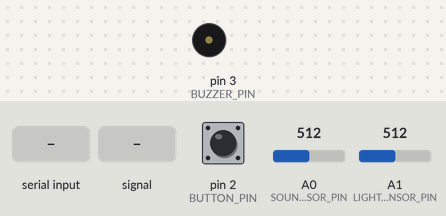
This sketch was run on a simulated Arduino Uno, built with avr-gcc and run on an emulated ATmega328P. Parts: buzzer (waves = sounding). The test bench sets the inputs (shaded band); at power-on: A1 (LIGHT_SENSOR_PIN) = 512, pin 2 (BUTTON_PIN) LOW, A0 (SOUND_SENSOR_PIN) = 512. What the sketch prints to the serial monitor is not drawn.

Above: at 1.2 s.
1.3 s: "BUZZER 90 45\n" received over Serial
2.8 s: A0 (SOUND_SENSOR_PIN) fed a 200 Hz sine of ±255 counts around its level
4.8 s: A1 (LIGHT_SENSOR_PIN) set to 0
6.3 s: pin 2 (BUTTON_PIN) pulled HIGH for 0.15 s
Timing chart, 0 to 8.9 s (numbered marks = the images above; inputs shaded):
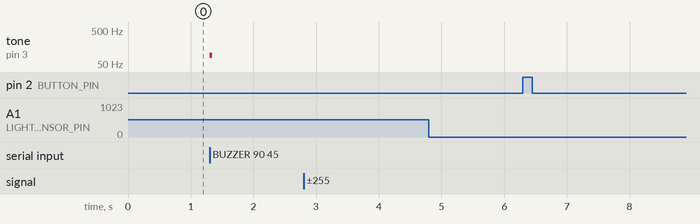

Measured:
- after the input at 1.3 s, tone on pin 3 (BUZZER_PIN): silent → 90 Hz at once, → silent 0.05 s later
- after the input at 2.8 s, every drawn part: stays the same
- after the input at 4.8 s, every drawn part: stays the same
- after the input at 6.3 s, every drawn part: stays the same

The sketch:

focusbird.ino
```cpp
/*
 * FocusBird Arduino firmware
 *
 * Reads Grove components and exchanges newline messages with the game over
 * USB serial at 115200 baud:
 *   Arduino -> game: BTN, SOUND, LIGHT, and SENSORS <soundPeak> <light> <soundCutoff> <lightCutoff>
 *   Game -> Arduino: BUZZER <frequencyHz> <durationMs>
 *
 * Pins and thresholds are collected below so the sketch can be adjusted to the
 * exact Grove board and room.
 */

// ---------------------------- Hardware configuration -------------------------

const uint8_t BUTTON_PIN = 2; // Grove button; its onboard pull-down makes a press read HIGH.
const uint8_t BUZZER_PIN = 3; // Grove buzzer, driven with tone().
const uint8_t SOUND_SENSOR_PIN = A0; // Grove sound sensor (analog).
const uint8_t LIGHT_SENSOR_PIN = A1; // Grove light sensor (analog).

const int ANALOG_MAX_VALUE = 1023; // 10-bit ADC on Uno-compatible boards (UNO R4 too, by default).

// Sound. The Grove sound sensor outputs the sound *wave*, which swings up and
// down hundreds of times a second, so a single reading is mostly luck. Instead
// the sensor is read on every loop pass and the loudest reading in each short
// window is used: a yell reliably produces high peaks in every window.
const int SOUND_RAW_THRESHOLD = 700; // A window is "loud" when its peak reading is above this.
const unsigned long SOUND_WINDOW_MS = 20; // Window length; covers at least two cycles of any voice.
const unsigned int SOUND_CONFIRM_WINDOWS = 2; // Loud windows in a row needed (40 ms), so a click is ignored.
const unsigned long SOUND_REARM_MS = 500; // After a SOUND, the next can fire this much later, even mid-yell.
const unsigned long BUZZER_ECHO_MS = 100; // Ignore sound while the buzzer plays plus this long after it.

// Light.
const int LIGHT_RAW_THRESHOLD = ANALOG_MAX_VALUE / 10; // LIGHT fires at or below 10% of full scale (covered).
const int LIGHT_RAW_RELEASE_THRESHOLD = ANALOG_MAX_VALUE * 12 / 100; // Rearm above 12% (hysteresis gap stops chatter).
const unsigned int LIGHT_CONFIRM_SAMPLES = 3; // Dark samples in a row needed, so one ADC spike is ignored.
const unsigned long LIGHT_SAMPLE_INTERVAL_MS = 5; // Light sampling period.

const unsigned long BUTTON_DEBOUNCE_MS = 35; // Ignore button contact bounce shorter than this.
const unsigned long SENSOR_REPORT_INTERVAL_MS = 500; // How often the SENSORS diagnostic line is printed.

// ------------------------------- Runtime state -------------------------------

bool stableButtonPressed = false; // Debounced button state.
bool lastRawButtonPressed = false; // Last raw reading, to detect changes.
unsigned long buttonChangedAt = 0; // When the raw reading last changed.

unsigned long soundWindowStartedAt = 0; // When the current sound window began.
int soundWindowPeak = 0; // Loudest reading in the current window.
unsigned int loudWindows = 0; // Loud windows in a row so far.
bool soundArmed = true; // False for SOUND_REARM_MS after each SOUND.
unsigned long lastSoundEventAt = 0; // When SOUND was last sent.
unsigned long toneStartedAt = 0; // When the buzzer last started a tone.
unsigned long toneIgnoreMs = 0; // How long after toneStartedAt to ignore the microphone.

unsigned long lastLightSampleAt = 0; // When the light sensor was last read.
int lastLightReading = 0; // Most recent light reading (for the SENSORS line).
unsigned int darkSamples = 0; // Dark samples in a row so far.
bool lightCovered = false; // True after LIGHT until the sensor is uncovered again.

unsigned long lastReportAt = 0; // When SENSORS was last printed.
int reportSoundPeak = 0; // Loudest sound reading since the last SENSORS line.

char commandBuffer[32]; // Incoming command line from the game.
size_t commandLength = 0; // Characters collected so far.

// ------------------------------- Input handling ------------------------------

/**
 * @brief Debounce the Grove button and send BTN once when a press begins.
 * A raw change only counts after it has held for BUTTON_DEBOUNCE_MS, so
 * contact bounce never produces extra presses. Holding the button sends one BTN.
 * @param nowMs Current millis() value.
 * @return No value; may print "BTN".
 */
void UpdateButton(unsigned long nowMs) {
  const bool rawPressed = digitalRead(BUTTON_PIN) == HIGH; // Pressed reads HIGH on the Grove module.
  if (rawPressed != lastRawButtonPressed) {
    lastRawButtonPressed = rawPressed;
    buttonChangedAt = nowMs; // Restart the debounce timer on every contact change.
  }
  if (rawPressed != stableButtonPressed && nowMs - buttonChangedAt >= BUTTON_DEBOUNCE_MS) {
    stableButtonPressed = rawPressed; // Accept the state once it has been stable.
    if (stableButtonPressed) {
      Serial.println("BTN"); // Only on press, not on release.
    }
  }
}

/**
 * @brief Detect a yell and send SOUND.
 * Reads the microphone on every loop pass and keeps the loudest reading of each
 * SOUND_WINDOW_MS window. SOUND_CONFIRM_WINDOWS loud windows in a row send SOUND.
 * After that, another SOUND can follow SOUND_REARM_MS later even if the noise
 * never stops, so a yell that starts early still counts once the prompt opens.
 * Windows overlapping a buzzer tone are ignored, so the game's own beep can't
 * answer a prompt.
 * @param nowMs Current millis() value.
 * @return No value; may print "SOUND".
 */
void UpdateSound(unsigned long nowMs) {
  const int reading = analogRead(SOUND_SENSOR_PIN);
  soundWindowPeak = max(soundWindowPeak, reading); // Catch the wave's peaks.
  reportSoundPeak = max(reportSoundPeak, reading);
  if (nowMs - soundWindowStartedAt < SOUND_WINDOW_MS) {
    return; // Window not finished yet.
  }

  // The window is complete: decide whether it was loud.
  const bool hearingBuzzer = nowMs - toneStartedAt < toneIgnoreMs;
  const bool loud = soundWindowPeak > SOUND_RAW_THRESHOLD && !hearingBuzzer;
  loudWindows = loud ? loudWindows + 1 : 0; // A quiet window breaks the streak.
  soundWindowPeak = 0; // Start the next window.
  soundWindowStartedAt = nowMs;

  if (!soundArmed && nowMs - lastSoundEventAt >= SOUND_REARM_MS) {
    soundArmed = true; // Enough time has passed; allow the next SOUND.
  }
  if (soundArmed && loudWindows >= SOUND_CONFIRM_WINDOWS) {
    Serial.println("SOUND");
    soundArmed = false;
    lastSoundEventAt = nowMs;
    loudWindows = 0; // The next SOUND needs a fresh run of loud windows.
  }
}

/**
 * @brief Detect covering the light sensor and send LIGHT once per cover.
 * Fires after LIGHT_CONFIRM_SAMPLES dark readings in a row, then waits until the
 * reading rises above the release threshold (uncovered) before it can fire again.
 * @param nowMs Current millis() value.
 * @return No value; may print "LIGHT".
 */
void UpdateLight(unsigned long nowMs) {
  if (nowMs - lastLightSampleAt < LIGHT_SAMPLE_INTERVAL_MS) {
    return; // Not time to sample yet.
  }
  lastLightSampleAt = nowMs;

  lastLightReading = analogRead(LIGHT_SENSOR_PIN);
  if (!lightCovered) {
    darkSamples = lastLightReading <= LIGHT_RAW_THRESHOLD ? darkSamples + 1 : 0; // Count dark samples in a row.
    if (darkSamples >= LIGHT_CONFIRM_SAMPLES) {
      lightCovered = true; // Latch: holding a hand over it sends only one LIGHT.
      darkSamples = 0;
      Serial.println("LIGHT");
    }
  } else if (lastLightReading > LIGHT_RAW_RELEASE_THRESHOLD) {
    lightCovered = false; // Uncovered: the next cover can count.
  }
}

/**
 * @brief Print the SENSORS tuning line twice a second (the game ignores it).
 * Format: SENSORS <soundPeak> <light> <soundThreshold> <lightThreshold>, where
 * soundPeak is the loudest sound reading since the previous line, the same kind
 * of value the yell detector compares against SOUND_RAW_THRESHOLD.
 * @param nowMs Current millis() value.
 * @return No value; may print "SENSORS ...".
 */
void ReportSensors(unsigned long nowMs) {
  if (nowMs - lastReportAt < SENSOR_REPORT_INTERVAL_MS) {
    return;
  }
  lastReportAt = nowMs;
  Serial.print("SENSORS ");
  Serial.print(reportSoundPeak);
  Serial.print(' ');
  Serial.print(lastLightReading);
  Serial.print(' ');
  Serial.print(SOUND_RAW_THRESHOLD);
  Serial.print(' ');
  Serial.println(LIGHT_RAW_THRESHOLD);
  reportSoundPeak = 0; // Start measuring the next half second.
}

// ------------------------------- Game commands -------------------------------

/**
 * @brief Read bytes from the game and, at each newline, run the command.
 * The only command is "BUZZER <frequencyHz> <durationMs>", which plays a tone.
 * Reading never blocks, so sensors keep being sampled while commands arrive.
 * @return No value; may start a buzzer tone.
 */
void ReadComputerCommands() {
  while (Serial.available() > 0) {
    const char incoming = static_cast<char>(Serial.read()); // One byte at a time.
    if (incoming == '\n' || incoming == '\r') { // End of a command line.
      commandBuffer[commandLength] = '\0'; // Terminate the string for sscanf.
      unsigned int frequencyHz = 0; // Tone pitch in Hz.
      unsigned int durationMs = 0; // Tone length in milliseconds.
      // Lines that aren't a valid BUZZER command (including blank lines) are ignored.
      if (sscanf(commandBuffer, "BUZZER %u %u", &frequencyHz, &durationMs) == 2 && frequencyHz > 0) {
        durationMs = min(durationMs, 2000U); // Cap at 2 s.
        tone(BUZZER_PIN, frequencyHz, durationMs); // Non-blocking.
        toneStartedAt = millis(); // Tell UpdateSound to ignore the microphone meanwhile.
        toneIgnoreMs = durationMs + BUZZER_ECHO_MS;
      }
      commandLength = 0; // Start collecting the next command.
    } else if (commandLength < sizeof(commandBuffer) - 1) { // Leave room for the terminator.
      commandBuffer[commandLength++] = incoming;
    } else {
      commandLength = 0; // Oversized garbage: drop it and resync at the next newline.
    }
  }
}

// ------------------------------- Arduino entry points ------------------------

/**
 * @brief Configure pins and serial once after reset (Arduino calls this first).
 * @return No value; prints "READY" when done.
 */
void setup() {
  pinMode(BUTTON_PIN, INPUT); // Not INPUT_PULLUP: the Grove module has its own pull-down.
  pinMode(BUZZER_PIN, OUTPUT); // Analog pins need no pinMode for analogRead().
  Serial.begin(115200); // Must match the game.
  lastRawButtonPressed = stableButtonPressed = digitalRead(BUTTON_PIN) == HIGH; // No phantom BTN at boot.
  Serial.println("READY"); // Diagnostic; the game ignores it.
}

/**
 * @brief Main loop, called repeatedly by Arduino. Nothing here blocks, so the
 *        button, sensors, and buzzer commands all stay responsive.
 * @return No value.
 */
void loop() {
  const unsigned long nowMs = millis(); // One timestamp for this pass.
  ReadComputerCommands(); // Play buzzer tones requested by the game.
  UpdateButton(nowMs); // Send BTN on a new press.
  UpdateSound(nowMs); // Send SOUND (reads the microphone every pass).
  UpdateLight(nowMs); // Send LIGHT (reads the light sensor every 5 ms).
  ReportSensors(nowMs); // Print the SENSORS tuning line.
}
```
